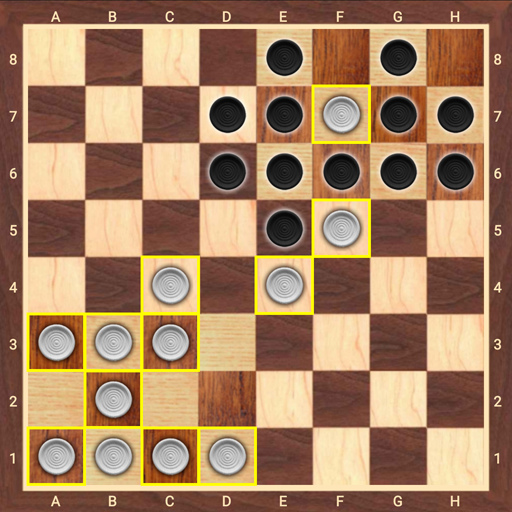
#> input picture 01/board2.jpg, 512 x 512 px
$ python hw1_1_new.py
#> lines starting #> are read from the running program, lines starting #| are printed output that depends on the picture; after the words box and inside, x2 and y2 are one past the last pixel; in counts of white or black regions, pixels touching at a corner belong together
#> further down, src is the input picture: shape (512, 512, 3); mean B, G, R 97.7, 129.3, 165.7
### 01/hw1_3.py
import sys
import cv2
import numpy as np

def order_points(pts):
    src_pts=np.zeros((4,2),dtype="float32")
    s=pts.sum(axis=1)
    src_pts[0]=pts[np.argmin(s)]
    src_pts[2]=pts[np.argmax(s)]

    diff=np.diff(pts,axis=1)
    src_pts[1]=pts[np.argmin(diff)]
    src_pts[3]=pts[np.argmax(diff)]

    return src_pts

def get_pers_mat(src, pts):
    src_pts=order_points(pts)
    (tl,tr,br,bl)=src_pts
    w=640
    h=640
    dst_pts=np.array([[0,0],
                      [w-1,0],
                      [w-1,h-1],
                      [0,h-1]]).astype(np.float32)
    pers_mat=cv2.getPerspectiveTransform(src_pts,dst_pts)
    return pers_mat

def automatic_perspective(src):
    gray=cv2.cvtColor(src,cv2.COLOR_BGR2GRAY)
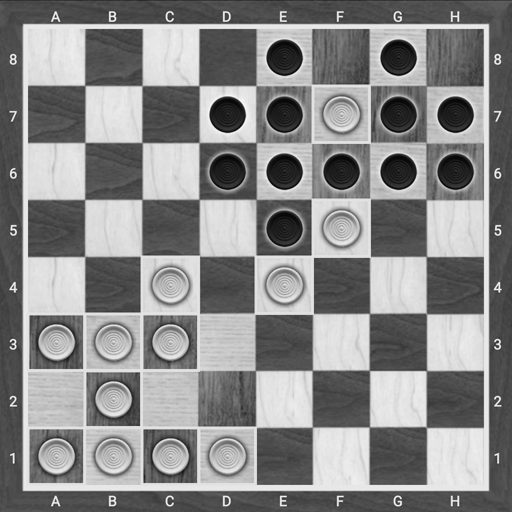
#> gray: shape (512, 512); min 5, max 251, mean 136.6
    edge=cv2.Canny(gray,50,150)
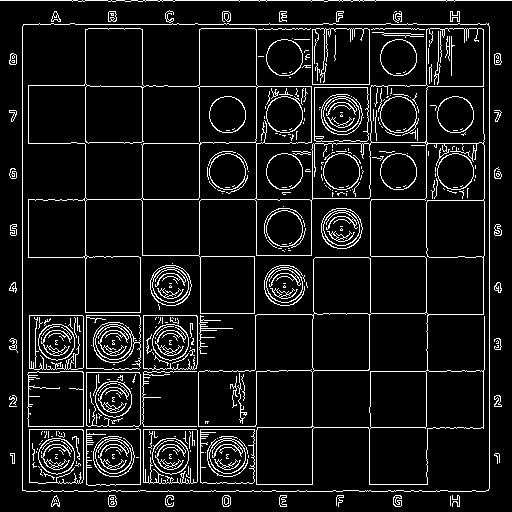
#> edge: shape (512, 512); 8.8% white in thin lines or dots
    contours,_=cv2.findContours(edge.copy(),cv2.RETR_TREE,cv2.CHAIN_APPROX_SIMPLE)
#> contours = 512 contours, 350 with area under 20; largest, box (x1, y1, x2, y2) and area: (22, 23, 490, 492) 218018, (22, 23, 490, 492) 218016, (28, 28, 485, 485) 103140, (28, 28, 259, 200) 13116, (370, 142, 485, 315) 9746
    contours=sorted(contours,key=cv2.contourArea,reverse=True)[:5] #크기가 큰 순서대로 정렬
#> contours = 5 contours; box (x1, y1, x2, y2) and area: (22, 23, 490, 492) 218018, (22, 23, 490, 492) 218016, (28, 28, 485, 485) 103140, (28, 28, 259, 200) 13116, (370, 142, 485, 315) 9746
    for pts in contours:
        approx=cv2.approxPolyDP(pts,cv2.arcLength(pts,True)*0.02,True)
        tmp=approx
        if len(approx)==4: #가장 큰 사각형을 보드라고 가정
            tmp=approx
            break
#> this loop made 1 pass
    pers_mat=get_pers_mat(src,tmp.reshape(4,2))
#> in order_points, `s=pts.sum(axis=1)`: s = [47, 512, 978, 511]
#> in order_points, `diff=np.diff(pts,axis=1)`: diff = [1, 468, 2, -465]
#> in get_pers_mat, `src_pts=order_points(pts)`: src_pts = [[23, 24], [488, 23], [488, 490], [22, 490]]
#> in get_pers_mat, `(tl,tr,br,bl)=src_pts`: tl = [23, 24]; tr = [488, 23]; br = [488, 490]; bl = [22, 490]
#> in get_pers_mat, `pers_mat=cv2.getPerspectiveTransform(src_pts,dst_pts)`: pers_mat = [[1.38, 0.00296, -31.75], [0.00296, 1.37, -33.06], [4.63e-06, 4.63e-06, 1]]
    dst=cv2.warpPerspective(src,pers_mat,(640,640))
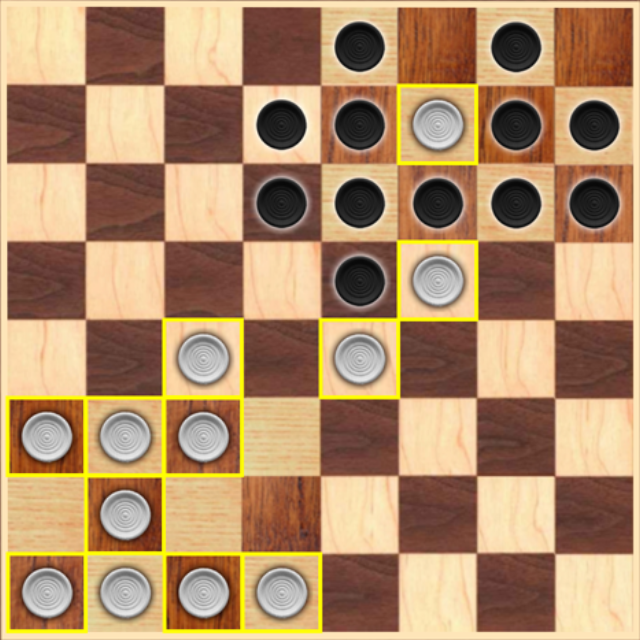
#> dst: shape (640, 640, 3); mean B, G, R 106, 141.4, 176.8
    return dst

# [11 lines that do not run on import are left out]

### 01/hw1_1_new.py
import sys
import cv2
import numpy as np
import hw1_3 as AP
import math

if len(sys.argv)>1:
    filename=sys.argv[1]
else:
    filename='board2.jpg'
src=cv2.imread(filename)

crop=AP.automatic_perspective(src.copy()) #color
mid=cv2.cvtColor(crop,cv2.COLOR_BGR2GRAY)
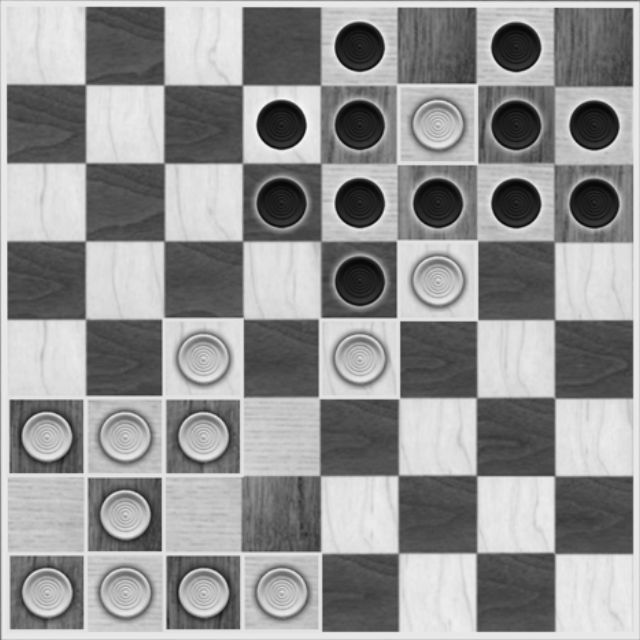
#> mid: shape (640, 640); min 7, max 249, mean 148
_,thr=cv2.threshold(mid,150,255,cv2.THRESH_BINARY|cv2.THRESH_OTSU)
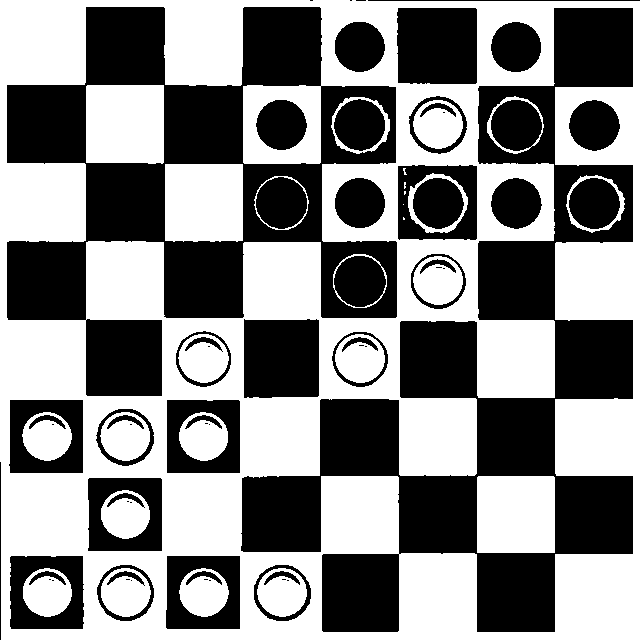
#> thr: shape (640, 640); 52.2% white; 64 black regions (23 under 20 px), largest, box (x1, y1, x2, y2) and area: (241, 8, 633, 632) 75782, (7, 7, 397, 396) 61519, (397, 8, 477, 84) 6004
cnt, labels, stats, centroids = cv2.connectedComponentsWithStats(thr)
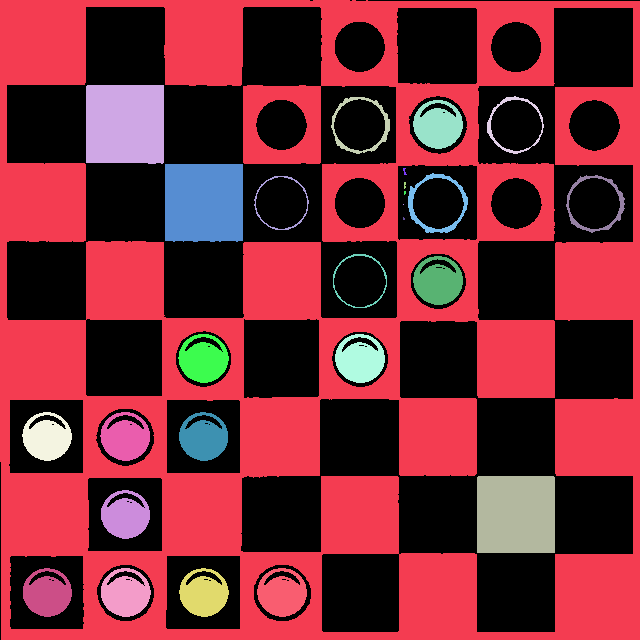
#> labels: shape (640, 640) int32; 28 distinct labels, from 0 to 27; one colour per label, 0 black
#> cnt = 28; stats = 28 rows, first 6: [0, 0, 640, 640, 195957], [0, 0, 640, 640, 172074], [86, 85, 78, 79, 6093], [331, 97, 59, 57, 587], [487, 96, 57, 58, 436], [413, 100, 50, 49, 1725]; centroids = 28 pairs, first value 46.51 to 596.1, second value 123.5 to 593.6
dst=crop.copy()
idx=np.argsort(stats[:,4])[::-1]
#> idx = 28 values, max 27 at index 11, min 0 at index 0, mean 13.5
stats=stats[idx]
#> stats = 28 rows, first 6: [0, 0, 640, 640, 195957], [0, 0, 640, 640, 172074], [86, 85, 78, 79, 6093], [165, 164, 78, 78, 6023], [477, 476, 78, 77, 6004], [178, 334, 51, 49, 1735]
print(stats)
#| [[     0      0    640    640 195957]
#|  [     0      0    640    640 172074]
#|  [    86     85     78     79   6093]
#|  [   165    164     78     78   6023]
#|  [   477    476     78     77   6004]
#|  [   178    334     51     49   1735]
#|  [   413    256     50     49   1730]
#|  [   335    334     50     49   1730]
#|  [   413    100     50     49   1725]
#|  [   100    412     50     49   1720]
#|  [   101    568     50     49   1720]
#|  [   257    568     50     49   1717]
#> (further printed lines are left out)
for i in range(1,cnt):
    (x,y,w,h,area)=stats[i]
    # if area<20:
    #     continue

    pt1=(x,y)
    pt2=(x+w,y+h)
    cv2.rectangle(dst,pt1,pt2,(0,255,255))
#> this loop made 27 passes
#> (x, y, w, h, area, pt2) on passes 2 to 13: (86, 85, 78, 79, 6093, (164, 164)), (165, 164, 78, 78, 6023, (243, 242)), (477, 476, 78, 77, 6004, (555, 553)), (178, 334, 51, 49, 1735, (229, 383)), (413, 256, 50, 49, 1730, (463, 305)), (335, 334, 50, 49, 1730, (385, 383)), (413, 100, 50, 49, 1725, (463, 149)), (100, 412, 50, 49, 1720, (150, 461)), (101, 568, 50, 49, 1720, (151, 617)), (257, 568, 50, 49, 1717, (307, 617)), (23, 568, 49, 49, 1696, (72, 617)), (179, 412, 49, 49, 1696, (228, 461))
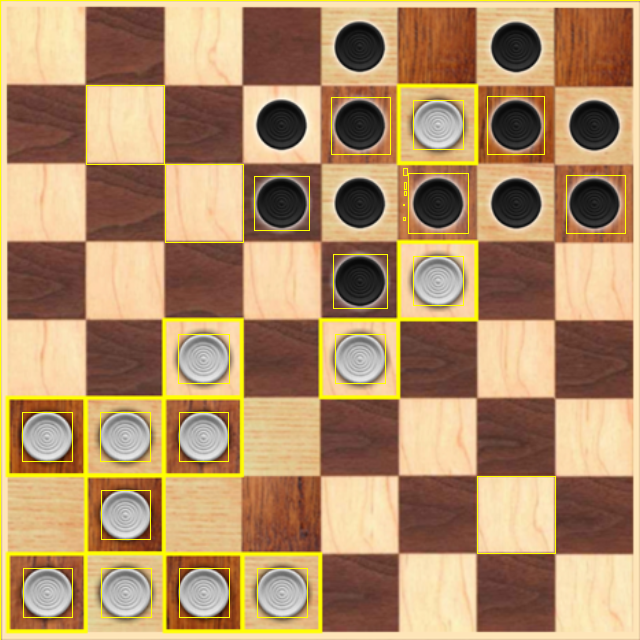
#> dst: shape (640, 640, 3); 1.47% of pixels changed, all inside (x1, y1, x2, y2) = (0, 0, 640, 640)


cv2.imshow('src',crop)
cv2.imshow('thre',thr)
cv2.imshow('thr',dst)
cv2.waitKey()
cv2.destroyAllWindows

$ run again, with 01/board3.jpg copied over 01/board2.jpg
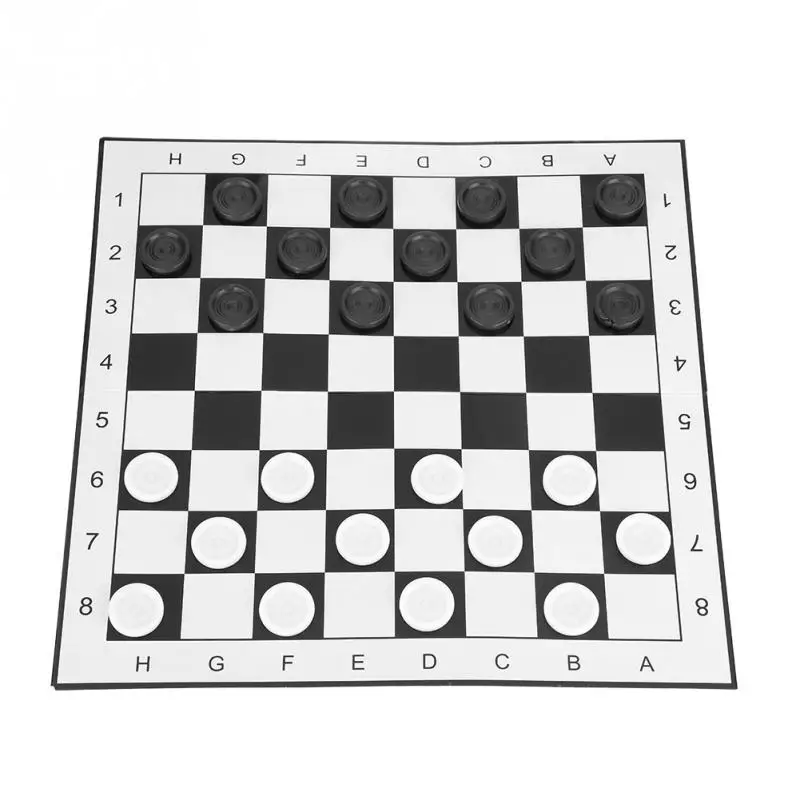
#> input picture 01/board3.jpg, 800 x 800 px
#> src is the input picture: shape (800, 800, 3); mean B, G, R 214.3, 214.3, 214.3
#> in automatic_perspective, `edge=cv2.Canny(gray,50,150)`:
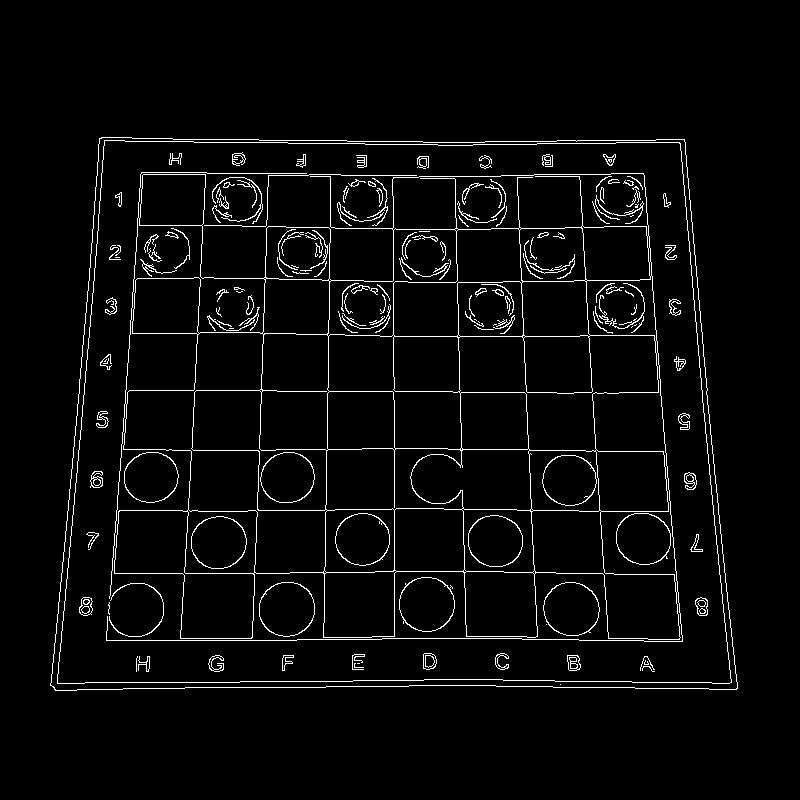
#> edge: shape (800, 800); 3.7% white in thin lines or dots, all inside (x1, y1, x2, y2) = (50, 137, 738, 691)
#> in automatic_perspective, `contours,_=cv2.findContours(edge.copy(),cv2.RETR_TREE,cv2.CHAIN_APPROX..`: contours = 309 contours, 150 with area under 20; largest, box (x1, y1, x2, y2) and area: (50, 137, 738, 691) 346598, (50, 137, 738, 691) 346590, (57, 140, 732, 684) 335294, (57, 140, 732, 684) 335291, (106, 172, 683, 642) 209102
#> in automatic_perspective, `contours=sorted(contours,key=cv2.contourArea,reverse=True)[:5]`: contours = 5 contours; box (x1, y1, x2, y2) and area: (50, 137, 738, 691) 346598, (50, 137, 738, 691) 346590, (57, 140, 732, 684) 335294, (57, 140, 732, 684) 335291, (106, 172, 683, 642) 209102
#> the loop in automatic_perspective, `for pts in contours:` made 1 pass
#> s = [237, 745, 1425, 823]
#> diff = [39, 635, -49, -545]
#> src_pts = [[99, 138], [684, 139], [737, 688], [55, 690]]
#> tl = [99, 138]; tr = [684, 139]; br = [737, 688]; bl = [55, 690]
#> in get_pers_mat, `pers_mat=cv2.getPerspectiveTransform(src_pts,dst_pts)`: pers_mat = [[1.13, 0.0903, -124.6], [-0.00241, 1.41, -193.9], [-9.3e-06, 0.000313, 1]]
#> thr: shape (640, 640); 67% white; 36 black regions (2 under 20 px), largest, box (x1, y1, x2, y2) and area: (45, 46, 592, 592) 121090, (0, 0, 640, 640) 11880, (17, 545, 29, 563) 109
#> labels: shape (640, 640) int32; 36 distinct labels, from 0 to 35
#> `cnt, labels, stats, centroids = cv2.connectedComponentsWithStats(thr)`: cnt = 36; stats = 36 rows, first 6: [0, 0, 640, 640, 135298], [0, 0, 1, 4, 4], [57, 0, 583, 5, 1724], [1, 3, 634, 631, 98315], [0, 10, 1, 252, 252], [639, 19, 1, 9, 9]; centroids = 36 pairs, first value 0 to 639, second value 1.27 to 639
#> idx = 36 values, max 35 at index 35, min 0 at index 1, mean 17.5
#> `stats=stats[idx]`: stats = 36 rows, first 6: [48, 48, 542, 542, 147514], [0, 0, 640, 640, 135298], [1, 3, 634, 631, 98315], [466, 391, 53, 56, 2358], [121, 459, 53, 56, 2345], [535, 456, 53, 56, 2344]
#| [[    48     48    542    542 147514]
#|  [     0      0    640    640 135298]
#|  [     1      3    634    631  98315]
#|  [   466    391     53     56   2358]
#|  [   121    459     53     56   2345]
#|  [   535    456     53     56   2344]
#> (further printed lines are left out)
#> the loop `for i in range(1,cnt):` made 35 passes
#> (x, y, w, h, area, pt2) on passes 2 to 9: (1, 3, 634, 631, 98315, (635, 634)), (466, 391, 53, 56, 2358, (519, 447)), (121, 459, 53, 56, 2345, (174, 515)), (535, 456, 53, 56, 2344, (588, 512)), (322, 525, 53, 56, 2336, (375, 581)), (188, 529, 54, 56, 2334, (242, 585)), (52, 388, 53, 55, 2330, (105, 443)), (187, 388, 52, 56, 2327, (239, 444))
#> after the loop `for i in range(1,cnt):`:
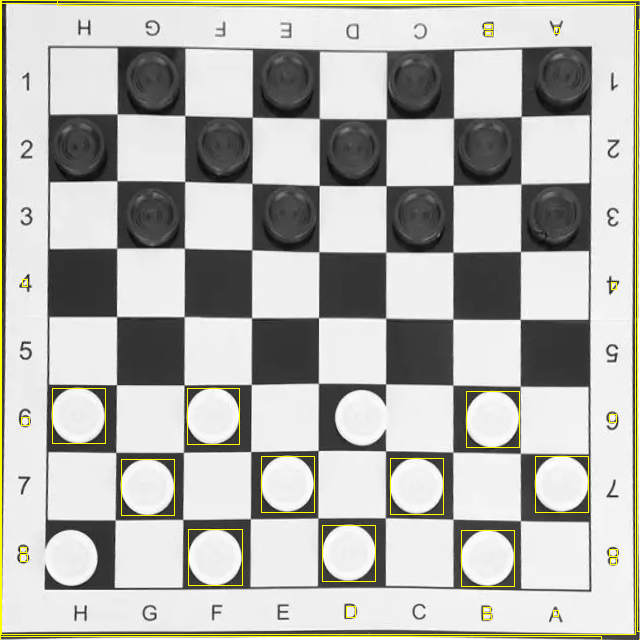
#> dst: shape (640, 640, 3); mean of channels 0, 1, 2 177.2, 182.3, 182.3; drawn as B, G, R
